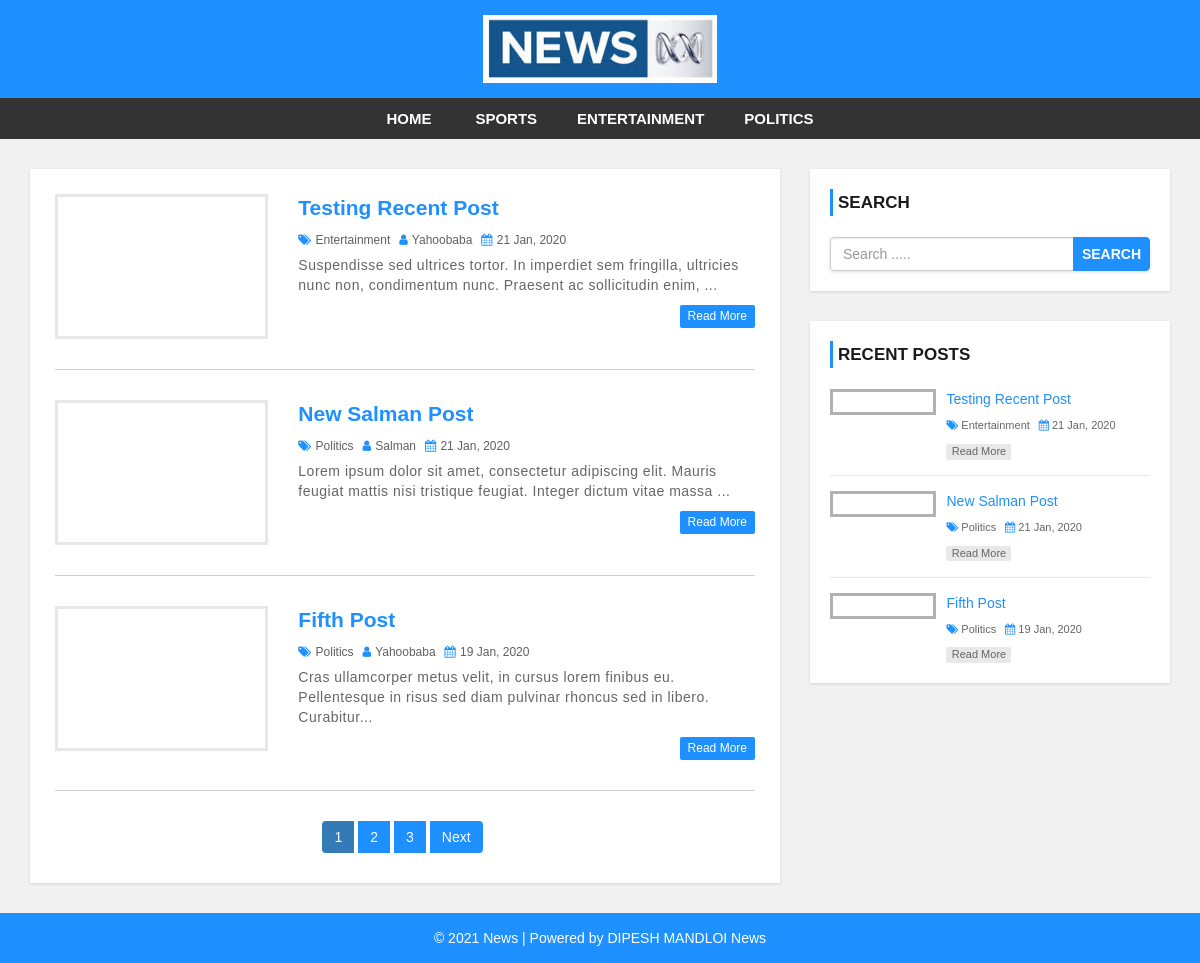
The page / on the database its author committed.
### tables this page shows
CREATE TABLE `settings` (
  `id` int(11) NOT NULL,
  `websitename` varchar(60) NOT NULL,
  `logo` varchar(50) NOT NULL,
  `footerdesc` varchar(255) NOT NULL
);

CREATE TABLE `category` (
  `category_id` int(11) NOT NULL,
  `category_name` varchar(100) NOT NULL,
  `post` int(11) NOT NULL DEFAULT 0
);

CREATE TABLE `post` (
  `post_id` int(11) NOT NULL,
  `title` varchar(100) NOT NULL,
  `description` text NOT NULL,
  `category` varchar(100) NOT NULL,
  `post_date` varchar(50) NOT NULL,
  `author` int(11) NOT NULL,
  `post_img` varchar(100) NOT NULL
);

CREATE TABLE `user` (
  `user_id` int(10) UNSIGNED NOT NULL,
  `first_name` varchar(30) NOT NULL,
  `last_name` varchar(30) NOT NULL,
  `username` varchar(30) DEFAULT NULL,
  `password` varchar(40) DEFAULT NULL,
  `role` int(11) NOT NULL
);

### config.php (called while the page is built, shortened)
<?php
$hostname = "http://localhost/news-site";
?>

### index.php (the view, shortened to what this page needs)
<?php include 'header.php'; ?>
    <div id="main-content">
        <div class="container">
            <div class="row">
                <div class="col-md-8">
                    <div class="post-container">
                      <?php
                        include "config.php";
                        $limit = 3;
                        if(isset($_GET['page'])){
                          $page = $_GET['page'];
                        }else{
                          $page = 1;
                        }
                        $offset = ($page - 1) * $limit;
                        $sql = "SELECT post.post_id, post.title, post.description,post.post_date,post.author,
                        category.category_name,user.username,post.category,post.post_img FROM post
                        LEFT JOIN category ON post.category = category.category_id
                        LEFT JOIN user ON post.author = user.user_id
                        ORDER BY post.post_id DESC LIMIT {$offset},{$limit}";
                        $result = mysqli_query($conn, $sql) or die("Query Failed.");
                        if(mysqli_num_rows($result) > 0){
                          while($row = mysqli_fetch_assoc($result)) {
                      ?>
                        <div class="post-content">
                            <div class="row">
                                <div class="col-md-4">
                                  <a class="post-img" href="single.php?id=<?php echo $row['post_id']; ?>"><img src="admin/upload/<?php echo $row['post_img']; ?>" alt=""/></a>
                                </div>
                                <div class="col-md-8">
                                  <div class="inner-content clearfix">
                                      <h3><a href='single.php?id=<?php echo $row['post_id']; ?>'><?php echo $row['title']; ?></a></h3>
                                      <div class="post-information">
                                          <span>
                                              <i class="fa fa-tags" aria-hidden="true"></i>
                                              <a href='category.php?cid=<?php echo $row['category']; ?>'><?php echo $row['category_name']; ?></a>
                                          </span>
                                          <span>
                                              <i class="fa fa-user" aria-hidden="true"></i>
                                              <a href='author.php?aid=<?php echo $row['author']; ?>'><?php echo $row['username']; ?></a>
                                          </span>
                                          <span>
                                              <i class="fa fa-calendar" aria-hidden="true"></i>
                                              <?php echo $row['post_date']; ?>
                                          </span>
                                      </div>
                                      <p class="description">
                                          <?php echo substr($row['description'],0,130) . "..."; ?>
                                      </p>
                                      <a class='read-more pull-right' href='single.php?id=<?php echo $row['post_id']; ?>'>read more</a>
                                  </div>
                                </div>
                            </div>
                        </div>
                        <?php
                          }
                        }else{
                          echo "<h2>No Record Found.</h2>";
                        }
                        $sql1 = "SELECT * FROM post";
                        $result1 = mysqli_query($conn, $sql1) or die("Query Failed.");
                        if(mysqli_num_rows($result1) > 0){
                          $total_records = mysqli_num_rows($result1);
                          $total_page = ceil($total_records / $limit);
                          echo '<ul class="pagination admin-pagination">';
                          for($i = 1; $i <= $total_page; $i++){
                            if($i == $page){
                              $active = "active";
                            }else{
                              $active = "";
                            }
                            echo '<li class="'.$active.'"><a href="index.php?page='.$i.'">'.$i.'</a></li>';
                          }
                          if($total_page > $page){
                            echo '<li><a href="index.php?page='.($page + 1).'">Next</a></li>';
                          }
                          echo '</ul>';
                        }
                        ?>
                    </div>
                </div>
                <?php include 'sidebar.php'; ?>
            </div>
        </div>
    </div>
<?php include 'footer.php'; ?>

### header.php (shortened to what this page needs)
<?php
  include "config.php";
?>
<!DOCTYPE html>
<html lang="en">
<head>
    <link rel="stylesheet" href="css/bootstrap.min.css" />
    <link rel="stylesheet" href="css/font-awesome.css">
    <link rel="stylesheet" href="css/style.css">
</head>
<body>
<div id="header">
    <div class="container">
        <div class="row">
            <div class=" col-md-offset-4 col-md-4">
              <?php
                include "config.php";
                $sql = "SELECT * FROM settings";
                $result = mysqli_query($conn, $sql) or die("Query Failed.");
                if(mysqli_num_rows($result) > 0){
                  while($row = mysqli_fetch_assoc($result)) {
                    if($row['logo'] == ""){
                      echo '<a href="index.php"><h1>'.$row['websitename'].'</h1></a>';
                    }else{
                      echo '<a href="index.php" id="logo"><img src="admin/images/'. $row['logo'] .'"></a>';
                    }
                  }
                }
                ?>
            </div>
        </div>
    </div>
</div>
<div id="menu-bar">
    <div class="container">
        <div class="row">
            <div class="col-md-12">
              <?php
                include "config.php";
                $sql = "SELECT * FROM category WHERE post > 0";
                $result = mysqli_query($conn, $sql) or die("Query Failed. : Category");
                if(mysqli_num_rows($result) > 0){
                  $active = "";
              ?>
                <ul class='menu'>
                  <li><a href='<?php echo $hostname; ?>'>Home</a></li>
                  <?php while($row = mysqli_fetch_assoc($result)) {
                    echo "<li><a class='{$active}' href='category.php?cid={$row['category_id']}'>{$row['category_name']}</a></li>";
                  } ?>
                </ul>
                <?php } ?>
            </div>
        </div>
    </div>
</div>

### sidebar.php (shortened to what this page needs)
<div id="sidebar" class="col-md-4">
    <div class="search-box-container">
        <h4>Search</h4>
        <form class="search-post" action="search.php" method ="GET">
            <div class="input-group">
                <input type="text" name="search" class="form-control" placeholder="Search .....">
                <span class="input-group-btn">
                    <button type="submit" class="btn btn-danger">Search</button>
                </span>
            </div>
        </form>
    </div>
    <div class="recent-post-container">
        <h4>Recent Posts</h4>
        <?php
        include "config.php";
        $limit = 3;
        $sql = "SELECT post.post_id, post.title, post.post_date,
        category.category_name,post.category,post.post_img FROM post
        LEFT JOIN category ON post.category = category.category_id
        ORDER BY post.post_id DESC LIMIT {$limit}";
        $result = mysqli_query($conn, $sql) or die("Query Failed. : Recent Post");
        if(mysqli_num_rows($result) > 0){
          while($row = mysqli_fetch_assoc($result)) {
      ?>
        <div class="recent-post">
            <a class="post-img" href="single.php?id=<?php echo $row['post_id']; ?>">
            </a>
            <div class="post-content">
                <h5><a href="single.php?id=<?php echo $row['post_id']; ?>"><?php echo $row['title']; ?></a></h5>
                <span>
                    <i class="fa fa-tags" aria-hidden="true"></i>
                    <a href='category.php?cid=<?php echo $row['category']; ?>'><?php echo $row['category_name']; ?></a>
                </span>
                <span>
                    <i class="fa fa-calendar" aria-hidden="true"></i>
                    <?php echo $row['post_date']; ?>
                </span>
                <a class="read-more" href="single.php?id=<?php echo $row['post_id']; ?>">read more</a>
            </div>
        </div>
    <?php
      }
    }
    ?>
    </div>
</div>

### footer.php
<div id ="footer">
    <div class="container">
        <div class="row">
            <div class="col-md-12">
              <?php
                include "config.php";
                $sql = "SELECT * FROM settings";
                $result = mysqli_query($conn, $sql) or die("Query Failed.");
                if(mysqli_num_rows($result) > 0){
                  while($row = mysqli_fetch_assoc($result)) {
              ?>
                <span><?php echo $row['footerdesc']; ?></span>
              <?php
                }
              }
              ?>
            </div>
        </div>
    </div>
</div>
</body>
</html>

### css/style.css (style rules this page uses)
body { background: #f1f1f1; font-family: sans-serif,arial,Helvetica; }
a, a:hover, a:focus { text-decoration: none; outline: none; }
ul { margin:0; padding:0; list-style:none; }
form { background: #fff; padding: 25px; box-shadow:0 1px 3px rgba(0, 0, 0, 0.13); }
#header { background: #1e90ff; text-align: center; padding: 15px; }
#logo { display: inline-block; width: 65%; }
#logo img { width: 100%; }
#menu-bar { background: #333; text-align: center; }
#menu-bar .menu > li { display: inline-block; }
.menu > li > a { padding: 10px 20px; display: block; text-transform: uppercase; color: #fff; font-size: 15px; font-weight:600; transition:all 0.5s ease 0s; }
#main-content { padding: 30px 0; min-height: 750px; }
#main-content .post-container { background-color: #fff; padding: 25px; box-shadow: 0 1px 3px rgba(0, 0, 0, 0.13); }
#main-content .post-content { border-bottom: 1px solid #d1d1d1; padding: 0 0 30px; margin-bottom:30px; }
#main-content .post-content .post-img { border: 3px solid #e7e7e7; display: block; height: 145px; overflow: hidden; transition: border .3s; }
#main-content .post-content h3 { font-size: 21px; line-height: 28px; font-weight: 600; margin: 0 0 7px; }
#main-content .post-content h3 a { color: #1e90ff; transition:all 0.3s; }
#main-content .post-content .post-information span { color: #606060; font-size: 12px; text-transform: capitalize; margin: 0 5px 5px 0; display: inline-block; }
#main-content .post-content .post-information i { color: #1e90ff; margin-right: 1px; }
#main-content .post-content .post-information a { color: #606060; text-decoration: none; }
#main-content .post-content p, #main-content .single-post p { color: #666; font-size: 14px; letter-spacing: 0.5px; margin:0 0 10px; }
#main-content .post-content a.read-more { color: #fff; background-color: #1E90FF; font-size: 12px; text-transform: capitalize; padding: 3px 8px; border-radius: 2px; transition: all 0.3s; }
.pagination { display: block; text-align: center; margin: 0; }
.pagination li { display:inline-block; margin: 0 5px 0 0; }
.pagination li a { border: none; background: #1e90ff; color: #fff; }
i.fa { color:#222; }
#sidebar h4 { color: #1A1A1A; font-size: 17px; line-height: 27px; font-weight:600; text-transform: uppercase; padding: 0 0 0 5px; margin: 0 0 21px; border-left: 3px solid #1e90ff; }
#sidebar .search-box-container { background-color: #fff; padding: 20px; margin: 0 0 30px; box-shadow: 0 1px 3px rgba(0, 0, 0, 0.13); }
#sidebar .search-post { padding: 0; }
#sidebar .search-post input { color: #606060; }
#sidebar .search-post .btn { font-weight: 600; text-transform: uppercase; padding: 6px 8px; background-color: #1E90FF; border-color: #1E90FF; outline: none; }
#sidebar .recent-post-container { padding: 20px; background: #fff; box-shadow: 0 1px 3px rgba(0, 0, 0, 0.13); }
#sidebar .recent-post { border-bottom: 1px solid #e7e7e7; padding: 0 0 15px; margin: 0 0 15px; }
#sidebar .recent-post:last-child { margin: 0; padding: 0; border: none; }
#sidebar .recent-post .post-img { display: inline-block; width: 33%; border: 3px solid rgba(0,0,0,0.3); vertical-align: top; transition: border .3s; }
#sidebar .recent-post .post-content { width: 65%; display: inline-block; border: none; padding: 0 0 0 7px; margin: 0; }
#sidebar .recent-post h5 { font-size: 14px; line-height: 20px; margin: 0 0 5px; }
#sidebar .recent-post h5 a { color: #1E90FF; }
#sidebar .recent-post span { color: #666; font-size: 11px; display: inline-block; margin: 0 5px 10px 0; }
#sidebar .recent-post span a { color: #666; }
#sidebar .recent-post span i { color: #1E90FF; }
#sidebar .recent-post a.read-more { color: #666; background-color: rgba(0,0,0,0.09); width: 65px; font-size: 11px; text-align: center; padding: 0; display: block; transition: all 0.3s; }
#footer { color: #fff; padding:15px 0; text-align:center; background-color:#1e90ff; }
#footer a { color:#fff; }

### rows shown on the page
settings: logo (picture), footerdesc "© 2021 News | Powered by DIPESH MANDLOI News"
category: category_name "SPORTS"
category: category_name "ENTERTAINMENT"
category: category_name "POLITICS"
post: title "Testing Recent Post", category.category_name "Entertainment", user.username "Yahoobaba", post_date "21 Jan, 2020", description "Suspendisse sed ultrices tortor. In imperdiet sem fringilla, ultricies nunc non, condimentum nunc. Praesent ac sollicitudin enim,"
post: title "New Salman Post", category.category_name "Politics", user.username "Salman", post_date "21 Jan, 2020", description "Lorem ipsum dolor sit amet, consectetur adipiscing elit. Mauris feugiat mattis nisi tristique feugiat. Integer dictum vitae massa"
post: title "Fifth Post", category.category_name "Politics", user.username "Yahoobaba", post_date "19 Jan, 2020", description "Cras ullamcorper metus velit, in cursus lorem finibus eu. Pellentesque in risus sed diam pulvinar rhoncus sed in libero. Curabitur"
